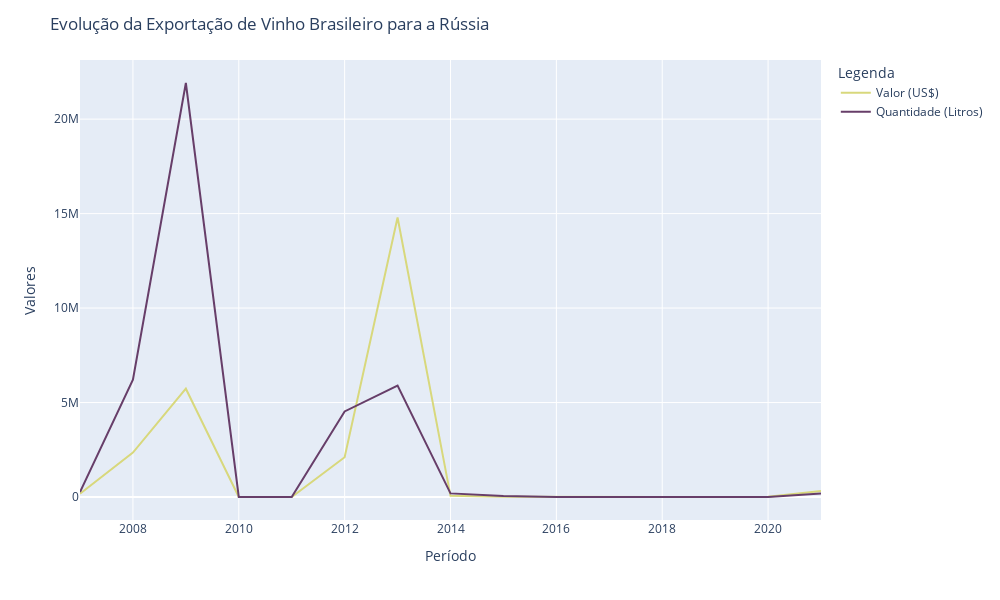

Notebook code cell kept with this figure:
### Code cell
fig = px.line(
    dados.query('pais == "Russia"'), 
    x = 'ano', 
    y = ['valor_exportacao', 'quantidade_exportacao'],
    color_discrete_map = {
        'quantidade_exportacao': '#673E69',
        'valor_exportacao': '#D8D87C'
        }
)

nome_variaveis = {'quantidade_exportacao': 'Quantidade (Litros)', 'valor_exportacao': 'Valor (US$)'}
fig.for_each_trace(lambda x: x.update(
                                    name = nome_variaveis[x.name],
                                    legendgroup = nome_variaveis[x.name],
                                    hovertemplate = x.hovertemplate.replace(x.name, nome_variaveis[x.name])
                                )
    )

fig.update_layout(
    title = 'Evolução da Exportação de Vinho Brasileiro para a Rússia', 
    xaxis_title = 'Período', 
    yaxis_title = 'Valores', 
    legend_title = 'Legenda', 
    width = 1000, 
    height = 600
    )

fig.show()

### Figure 1 — Plotly figure (JSON) as saved in the notebook; plotly's stock layout.template omitted (floating-point values rounded to 4 significant figures)
{"data": [{"hovertemplate": "variable=Valor (US$)<br>ano=%{x}<br>value=%{y}<extra></extra>", "legendgroup": "Valor (US$)", "line": {"color": "#D8D87C", "dash": "solid"}, "marker": {"symbol": "circle"}, "mode": "lines", "name": "Valor (US$)", "orientation": "v", "showlegend": true, "type": "scatter", "x": [2007, 2008, 2009, 2010, 2011, 2012, 2013, 2014, 2015, 2016, 2017, 2018, 2019, 2020, 2021], "xaxis": "x", "y": [173160, 2352768, 5732280, 0, 0, 2103968, 14795694, 61440, 18240, 0, 0, 0, 0, 8550, 312926], "yaxis": "y"}, {"hovertemplate": "variable=Quantidade (Litros)<br>ano=%{x}<br>value=%{y}<extra></extra>", "legendgroup": "Quantidade (Litros)", "line": {"color": "#673E69", "dash": "solid"}, "marker": {"symbol": "circle"}, "mode": "lines", "name": "Quantidade (Litros)", "orientation": "v", "showlegend": true, "type": "scatter", "x": [2007, 2008, 2009, 2010, 2011, 2012, 2013, 2014, 2015, 2016, 2017, 2018, 2019, 2020, 2021], "xaxis": "x", "y": [266400, 6207658, 21912914, 0, 0, 4528176, 5893291, 190656, 47664, 0, 0, 0, 0, 1463, 181931], "yaxis": "y"}], "layout": {"height": 600, "legend": {"title": {"text": "Legenda"}, "tracegroupgap": 0}, "margin": {"t": 60}, "title": {"text": "Evolução da Exportação de Vinho Brasileiro para a Rússia"}, "width": 1000, "xaxis": {"anchor": "y", "domain": [0, 1], "title": {"text": "Período"}}, "yaxis": {"anchor": "x", "domain": [0, 1], "title": {"text": "Valores"}}}}
